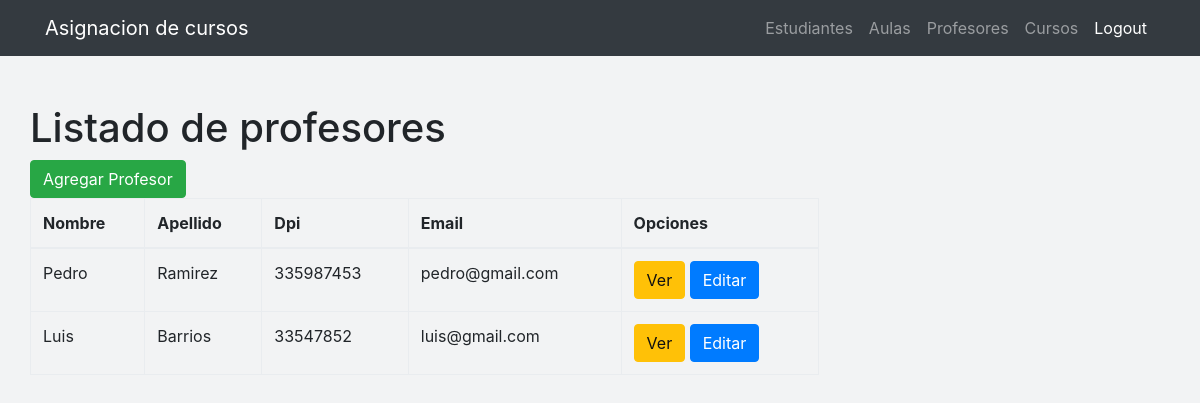
/profesores/list/ (signed in), run on the app's committed database.
### estudiantes/models.py (models this page shows, shortened)
class Profesor(models.Model):
    nombre = models.CharField(max_length=50)
    apellido = models.CharField(max_length=50)
    dpi = models.CharField(max_length=20)
    edad = models.IntegerField()
    direccion = models.CharField(max_length=80)
    email = models.EmailField()

### estudiantes/views.py (the view)
# urls.py: url(r'^profesores/list/$', views.profesor_list, name='profesor_list'),
@login_required
def profesor_list(request):
    profesores = Profesor.objects.all()
    return render(request, 'estudiantes/profesores_list.html', {'profesores': profesores})

### estudiantes/templates/estudiantes/profesores_list.html (shortened to what this page needs)
{% extends 'estudiantes/base.html' %}
{% block content %}
<div class="portlet-body">
  <div class="portlet-title">
    <h1>Listado de profesores</h1>
  </div>
  <div class="row">
    <div class="col-md-6">
      <div class="btn-group">
        <a href="{% url 'profesor_nuevo'%}">
          <button id="sample_editable_1_new" class="btn btn-success">
            Agregar Profesor
          </button>
        </a>
      </div>
    </div>
<div class="col-md-12 col-sm-12 col-xs-12" >
  <div class="table-responsive">
    <table class="table table-bordered ">
      <thead>
        <tr role="row" class="">
          <th>Nombre</th>
          <th>Apellido</th>
          <th>Dpi</th>
          <th>Email</th>
          <th>Opciones</th>
        </tr>
      </thead>
      <tbody>
        {% for profesor in profesores %}
        <tr>
            <td>{{ profesor.nombre }}</td>
            <td>{{ profesor.apellido|linebreaksbr }}</td>
            <td>{{ profesor.dpi }}</td>
            <td>{{ profesor.email }}</td>
            <td>
              <a href="{% url 'profesor_ver' pk=profesor.pk %}" class="btn btn-warning">Ver</a>
              <a href="{% url 'profesor_editar' pk=profesor.pk %}" class="btn btn-primary">Editar</a>
            </td>
        </tr>
        {% endfor %}
      </tbody>
    </table>
  </div>
</div>
</div>
</div>
{% endblock %}

### estudiantes/static/css/shop-item.css (style rules this page uses)
body { padding-top: 54px; }
@media (min-width: 992px) { body { padding-top: 56px; } }

### estudiantes/templates/estudiantes/base.html (style rules this page uses)
body { background-color: #F2F3F4; }

### data on the page
Profesor: nombre "Pedro", apellido "Ramirez", dpi "335987453", email "pedro@gmail.com"
Profesor: nombre "Luis", apellido "Barrios", dpi "33547852", email "luis@gmail.com"
